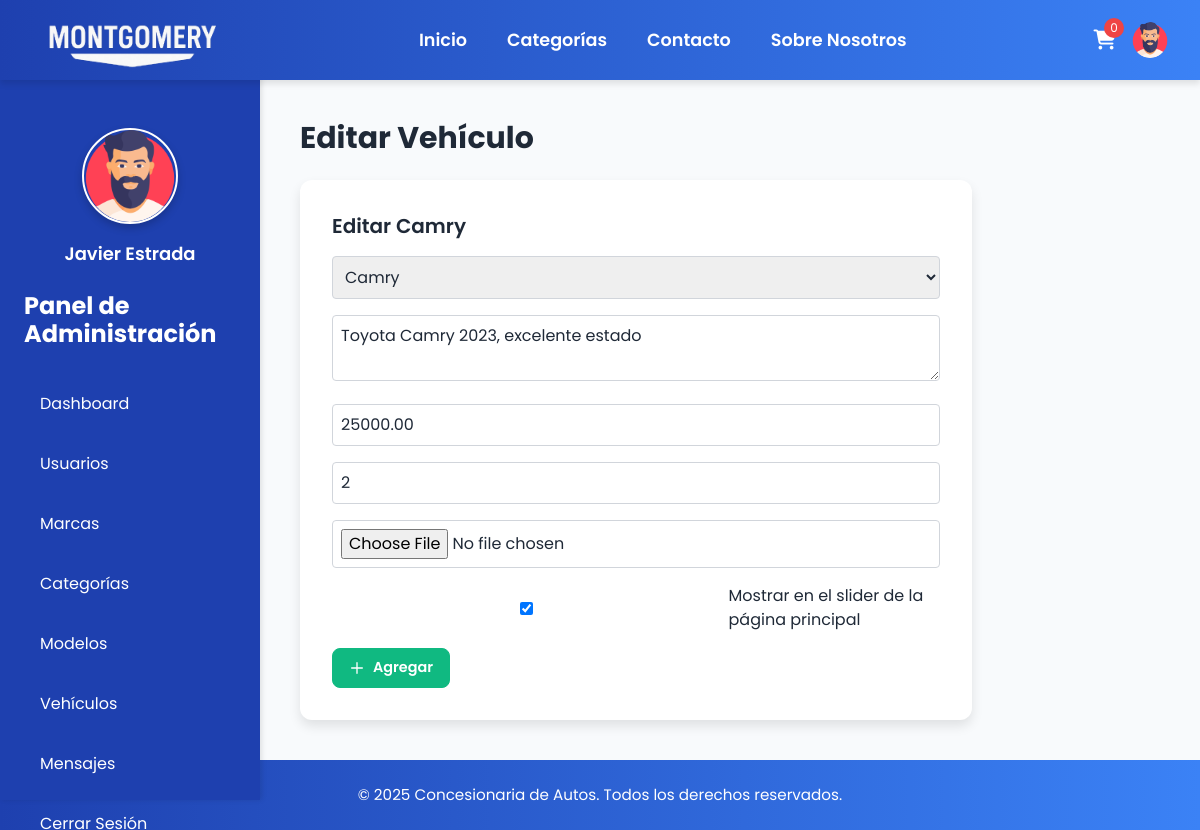
The app's page /admin/edit_vehicle.php?id=1 (signed in) with its own data.
### tables this page shows
CREATE TABLE `vehicles` (
  `id` int(11) NOT NULL,
  `model_id` int(11) DEFAULT NULL,
  `description` text DEFAULT NULL,
  `price` decimal(10,2) NOT NULL,
  `stock` int(11) NOT NULL,
  `image` varchar(255) DEFAULT NULL,
  `created_at` timestamp NOT NULL DEFAULT current_timestamp(),
  `is_featured` tinyint(1) DEFAULT 0
);

CREATE TABLE `models` (
  `id` int(11) NOT NULL,
  `brand_id` int(11) DEFAULT NULL,
  `name` varchar(50) NOT NULL,
  `category_id` int(11) DEFAULT NULL
);

### admin/edit_vehicle.php (the view, shortened to what this page needs)
<?php
include '../includes/header.php';
$vehicle_id = $_GET['id'];
$stmt = $pdo->prepare("SELECT v.*, m.name AS model_name FROM vehicles v JOIN models m ON v.model_id = m.id WHERE v.id = ?");
$stmt->execute([$vehicle_id]);
$vehicle = $stmt->fetch();
$models = $pdo->query("SELECT * FROM models")->fetchAll();
?>
<?php include '../includes/admin_sidebar.php'; ?>
<div class="main-content">
    <h1 class="text-3xl font-bold mb-6 text-1E40AF">Editar Vehículo</h1>
    <form method="POST" enctype="multipart/form-data" class="card max-w-2xl">
        <h2 class="text-xl font-semibold mb-4 text-1E40AF">Editar <?php echo $vehicle['model_name']; ?></h2>
        <select name="model_id" required class="border p-2 rounded w-full mb-4">
            <?php foreach ($models as $model): ?>
                <option value="<?php echo $model['id']; ?>" <?php echo $model['id'] == $vehicle['model_id'] ? 'selected' : ''; ?>>
                    <?php echo $model['name']; ?>
                </option>
            <?php endforeach; ?>
        </select>
        <textarea name="description" placeholder="Descripción" class="border p-2 rounded w-full mb-4" required><?php echo $vehicle['description']; ?></textarea>
        <input type="number" name="price" placeholder="Precio" value="<?php echo $vehicle['price']; ?>" class="border p-2 rounded w-full mb-4" step="0.01" required>
        <input type="number" name="stock" placeholder="Stock" value="<?php echo $vehicle['stock']; ?>" class="border p-2 rounded w-full mb-4" required>
        <input type="file" name="image" accept="image/*" class="border p-2 rounded w-full mb-4">
        <label class="flex items-center mb-4">
            <input type="checkbox" name="is_featured" class="mr-2" <?php echo $vehicle['is_featured'] ? 'checked' : ''; ?>>
            <span>Mostrar en el slider de la página principal</span>
        </label>
        <button type="submit" class="btn btn-add">
            <svg fill="none" stroke="currentColor" viewBox="0 0 24 24" xmlns="http://www.w3.org/2000/svg">
                <path stroke-linecap="round" stroke-linejoin="round" stroke-width="2" d="M12 4v16m8-8H4"></path>
            </svg>
            Agregar
        </button>
    </form>
</div>
<?php include '../includes/footer.php'; ?>

### css/styles.css (style rules this page uses)
body { font-family: "Poppins", sans-serif; background-color: #f8fafc; color: #1f2937; margin: 0; }
.main-content { margin-left: 260px; padding: 2.5rem; }
.card { background-color: #ffffff; border-radius: 12px; padding: 2rem; box-shadow: 0 6px 12px rgba(0, 0, 0, 0.1); transition: transform 0.3s ease, box-shadow 0.3s ease; overflow: hidden; }
button, .button { background-color: #1e40af; color: #ffffff; padding: 0.75rem 1.5rem; border-radius: 8px; border: none; cursor: pointer; font-weight: 600; transition: all 0.3s ease; }
input, textarea, select { border: 1px solid #d1d5db; padding: 0.75rem; border-radius: 8px; width: 100%; transition: border-color 0.3s ease; }
.btn { display: inline-flex; align-items: center; gap: 0.5rem; padding: 0.5rem 1rem; border-radius: 8px; font-size: 0.9rem; font-weight: 600; transition: all 0.3s ease; cursor: pointer; text-decoration: none; }
.btn svg { width: 16px; height: 16px; }
.btn-add { background-color: #10b981; color: #ffffff; border: 1px solid #10b981; }

### records on screen
vehicles: model.name "Camry", model_id "Camry", description "Toyota Camry 2023, excelente estado", price "25000.00", stock "2", is_featured "☑"

### other values on screen
$_SESSION['first_name'] . ' ' . $_SESSION['last_name'] "Javier Estrada"
